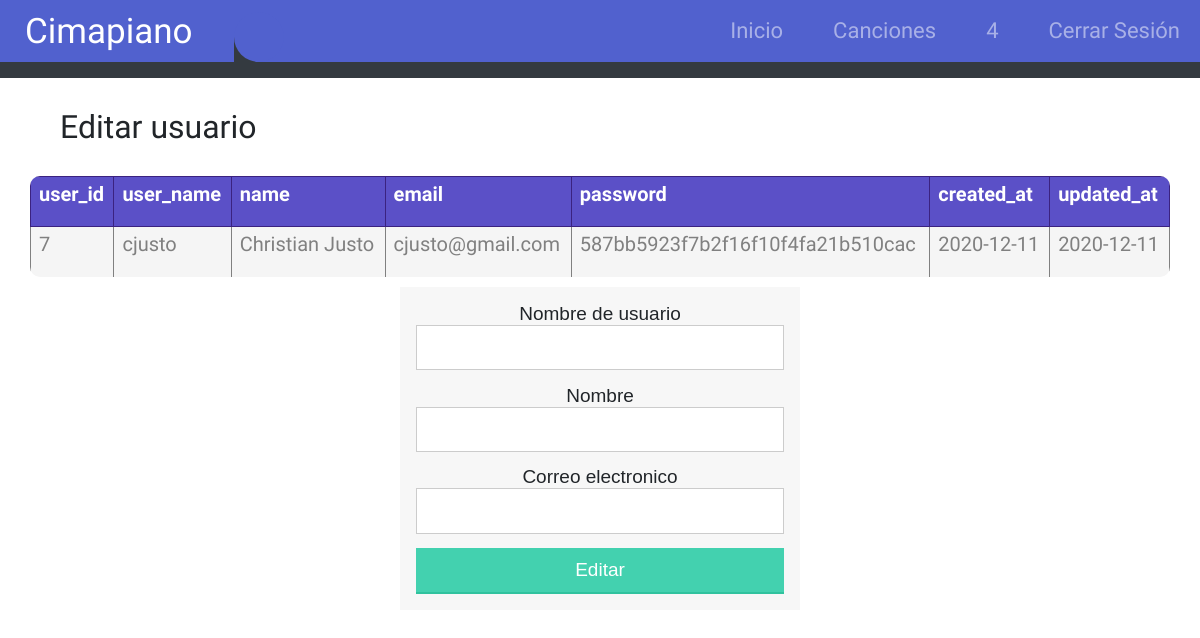
The page /all-users.php?option=2&userId=7 (signed in) on the database its author committed.
### tables this page shows
CREATE TABLE `user` (
  `user_id` int(11) NOT NULL,
  `user_name` varchar(50) NOT NULL,
  `name` varchar(50) NOT NULL,
  `email` varchar(50) NOT NULL,
  `password` varchar(50) NOT NULL,
  `created_at` date NOT NULL,
  `updated_at` date NOT NULL
);

### php/desplegar_tabla.php (the view, shortened to what this page needs)
<?php
echo "<table>";
  while ($titulo= mysqli_fetch_field($result)){
    echo '<th>';
    echo $titulo->name;
    echo '</th>';
  }
  if($result->num_rows > 0) {
    while ($row = $result-> fetch_assoc()){
      mysqli_field_seek($result, 0);
      echo '<tr>';
      while ($atributo= mysqli_fetch_field($result)){
        echo '<td>';
        echo $row[$atributo->name];
        echo '</td>';
      }
      echo"</tr>";
    }
    echo "</table>";
  }
  else {
    echo "0 resultado";
  }
?>

### css/main.css (style rules this page uses)
body { font-family:"Markazi Text",sans-serif;font-size:1.25rem }
html,body { margin:0;padding:0;border:0;width:100%;height:100%;vertical-align:baseline }
div,span,applet,object,iframe,h1,h2,h3,h4,h5,h6,p,blockquote,pre,a,abbr,acronym,address,big,cite,code,del,dfn,em,img,ins,kbd,q,s,samp,small,strike,strong,sub,sup,tt,var,b,u,center,dl,dt,dd,ol,ul,li,fieldset,form,label,legend,table,caption,tbody,tfoot,thead,tr,th,td,article,aside,canvas,details,embed,figure,figcaption,footer,header,hgroup,menu,nav,output,ruby,section,summary,time,mark,audio,video { margin:0;padding:0;border:0;vertical-align:baseline }
body { line-height:1 }
table { border-collapse:collapse;border-spacing:0 }
body { overflow:hidden }

### style.css (style rules this page uses)
* { margin: 0; padding: 0; }

### css/table.css (style rules this page uses)
table { border-collapse:collapse; }
th, td { border:1px solid; border-collapse:collapse; }
table, th { table-layout:auto; }
table { width:100%; margin-bottom:15px; }
th, td { padding:5px 8px; }
td { border-width:0 1px; }
table { border-spacing: 1; border-collapse: collapse; background: white; border-radius: 10px; overflow: hidden; width: 100%; margin: 0 auto; position: relative; }
table * { position: relative; }
table td, table th { padding-left: 8px; }
table tbody tr { height: 50px; }
table tbody tr:last-child { border: 0; }
table td, table th { text-align: left; }
th { color: #fff; background-color: #5B50C7; border-color: #3B2280; }
tbody tr:nth-child(even) { background-color: #f5f5f5; }
tbody tr { color: #808080; line-height: 1.2; }

### rows shown on the page
user: user_id "7", user_name "cjusto", name "Christian Justo", email "cjusto@gmail.com", password "587bb5923f7b2f16f10f4fa21b510cac", created_at "2020-12-11", updated_at "2020-12-11"

### other values the page prints
$_SESSION["user_name"] "4"
$titulo "Editar usuario"
$titulo->name "user_id"
$titulo->name "user_name"
$titulo->name "name"
$titulo->name "email"
$titulo->name "password"
$titulo->name "created_at"
$titulo->name "updated_at"
